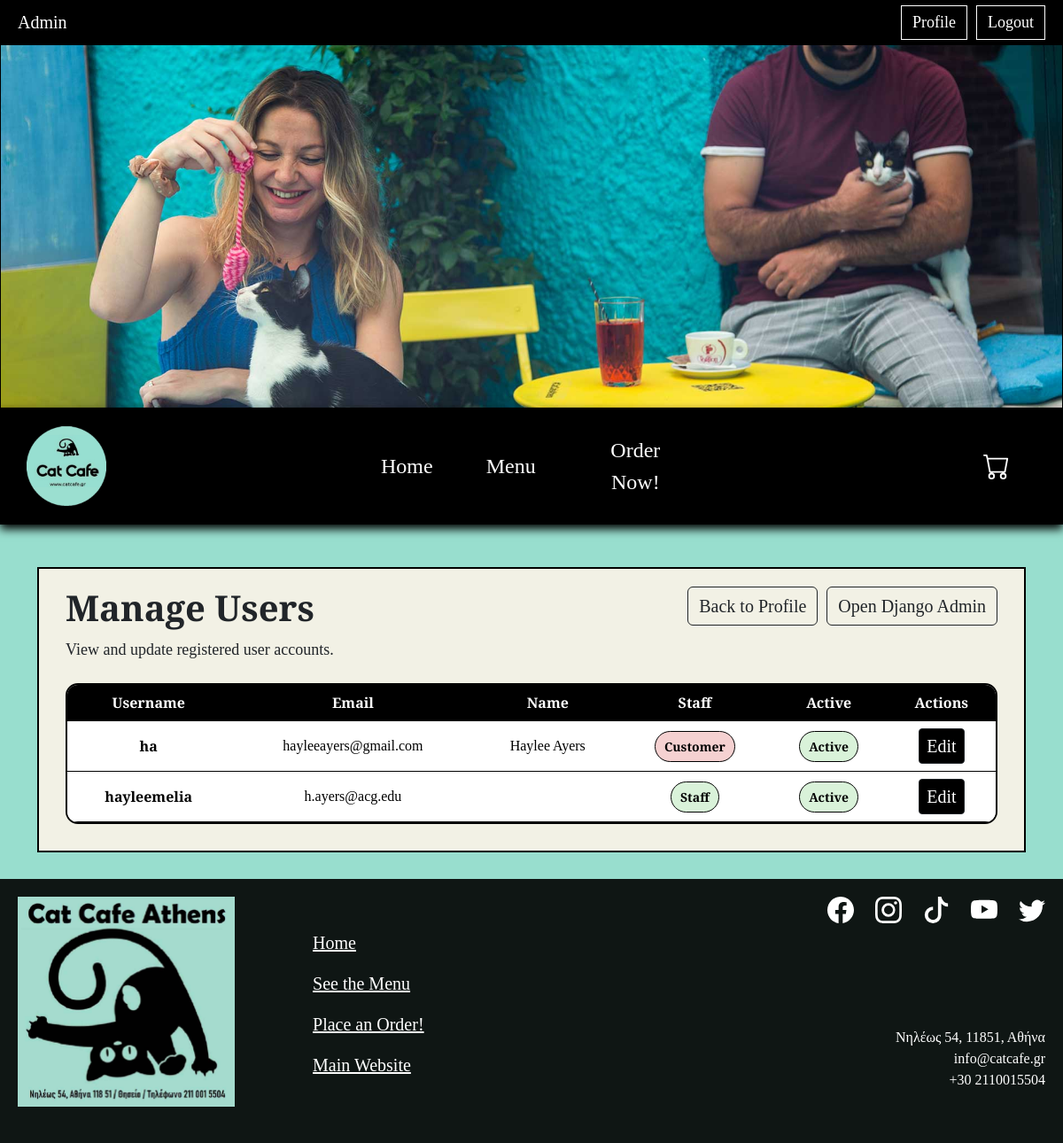
The page /accounts/admin/users/ (signed in) on the database as committed earlier.
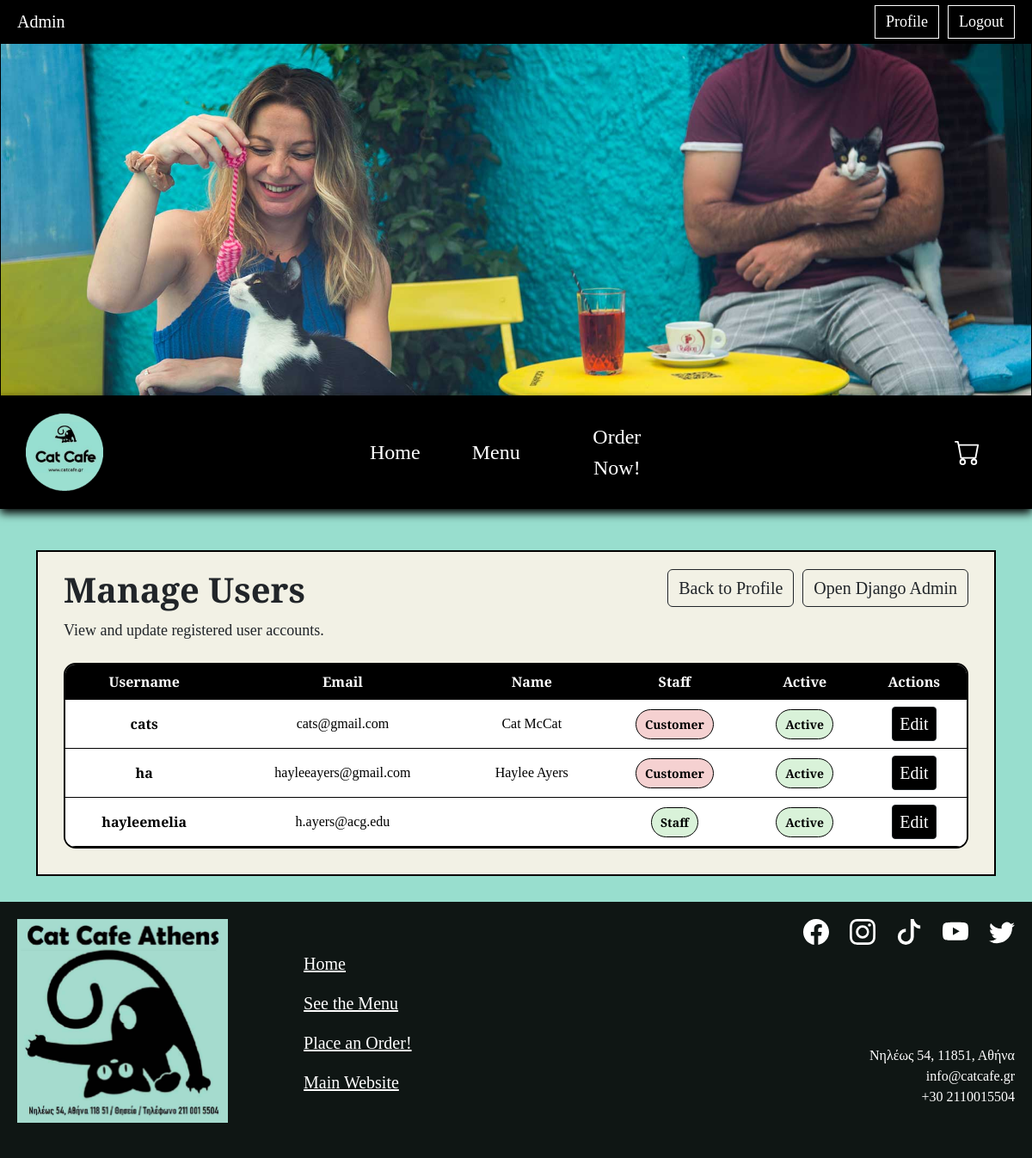
The same page on the database as committed later.
### accounts/models.py (models this page shows, shortened)
class User(AbstractUser):
    phone_number = models.CharField(max_length=15, blank=True)
    favorites = models.ManyToManyField('catalog.MenuItem', blank=True, related_name='favorited_by')

### accounts/views.py (the view)
# urls.py: path('admin/users/', manage_users, name='manage_users'),
@staff_member_required
def manage_users(request):
    users = User.objects.all().order_by('username')
    return render(request, 'accounts/admin/manage_users.html', {
        'users': users,
    })

### accounts/templates/accounts/admin/manage_users.html (shortened to what this page needs)
{% extends 'base.html' %}
{% load static %}
{% block extra_css %}
<link rel="stylesheet" href="{% static 'css/management.css' %}">
{% endblock %}
{% block content %}
<div class="container mt-5 management-page">
    <div class="beige-box management-box">
        <div class="management-header">
            <div class="management-title-group">
                <h1>Manage Users</h1>
                <p class="management-subtitle">View and update registered user accounts.</p>
            </div>
            <div class="management-actions">
                <a href="{% url 'accounts:profile' %}" class="btn btn-outline-dark">Back to Profile</a>
                <a href="/admin/" class="btn btn-outline-dark">Open Django Admin</a>
            </div>
        </div>
        <div class="table-responsive management-table-wrapper">
            <table class="table management-table align-middle">
                <thead>
                    <tr>
                        <th>Username</th>
                        <th>Email</th>
                        <th>Name</th>
                        <th>Staff</th>
                        <th>Active</th>
                        <th>Actions</th>
                    </tr>
                </thead>
                <tbody>
                    {% for account in users %}
                        <tr>
                            <td class="fw-bold">{{ account.username }}</td>
                            <td>{{ account.email }}</td>
                            <td>{{ account.first_name }} {{ account.last_name }}</td>
                            <td>
                                {% if account.is_staff %}
                                    <span class="status-badge available">Staff</span>
                                {% else %}
                                    <span class="status-badge unavailable">Customer</span>
                                {% endif %}
                            </td>
                            <td>
                                {% if account.is_active %}
                                    <span class="status-badge available">Active</span>
                                {% else %}
                                    <span class="status-badge unavailable">Inactive</span>
                                {% endif %}
                            </td>
                            <td>
                                <div class="table-action-buttons">
                                    <a href="{% url 'accounts:edit_user' account.pk %}" class="btn btn-dark btn-sm">
                                        Edit
                                    </a>
                                </div>
                            </td>
                        </tr>
                    {% empty %}
                        <tr>
                            <td colspan="6" class="text-center py-4">No users found.</td>
                        </tr>
                    {% endfor %}
                </tbody>
            </table>
        </div>
    </div>
</div>
{% endblock %}

### templates/base.html (shortened to what this page needs)
{% load static %}
<!DOCTYPE html>
<html lang="en">
<head>
    <link href="https://cdn.jsdelivr.net/npm/bootstrap@5.3.3/dist/css/bootstrap.min.css" rel="stylesheet">
    <link rel="stylesheet" href="{% static 'css/main.css' %}">
    {% block extra_css %}
    {% endblock %}
</head>
<body>
    {% include 'includes/topbar.html' %}
    {% include 'includes/navbar.html' %}
    {% block content %}
    {% endblock %}
    {% include 'includes/footer.html' %}
</body>
</html>

### templates/includes/topbar.html (shortened to what this page needs)
<div class="topbar">
    <div class="topbar-left">
        {% if user.is_authenticated %}
            {% if user.is_staff or user.is_superuser %}
                <span class="user-status">Admin</span>
            {% else %}
                <span class="user-status">Member</span>
            {% endif %}
        {% else %}
            <span class="user-status">Guest</span>
        {% endif %}
    </div>
    <div class="topbar-right">
        {% if user.is_authenticated %}
            <a href="{% url 'accounts:profile' %}" class="topbar-btn">Profile</a>
            <form action="{% url 'accounts:logout' %}" method="post" class="logout-form">
                <button type="submit" class="topbar-btn">Logout</button>
            </form>
        {% else %}
            <a href="{% url 'accounts:register' %}" class="topbar-btn">Register</a>
            <a href="{% url 'accounts:login' %}" class="topbar-btn">Login</a>
        {% endif %}
    </div>
</div>

### templates/includes/navbar.html (shortened to what this page needs)
{% load static %}
<div class="bg-img" role="img" aria-label="Decorative banner image of the Cat Cafe Athens"></div>
<nav class="nav-container" aria-label="Main Navigation">
    <div class="top-nav">
        <button
            class="nav-logo"
            id="nav-logo"
            type="button"
            aria-label="Toggle navigation menu"
            aria-controls="primary-navigation"
            aria-expanded="false">
            <img src="{% static 'images/catcafe-circlelogo.png' %}" alt="Cat Cafe Athens Logo">
        </button>
        <div class="nav-links" id="primary-navigation">
            <a href="{% url 'core:home' %}">Home</a>
            <a href="{% url 'catalog:menu_list' %}">Menu</a>
            <a href="{% url 'orders:order_now' %}">Order Now!</a>
        </div>
        <div class="nav-cart desktop-cart">
            <a href="{% url 'orders:cart_detail' %}" class="cart-btn" aria-label="Go to Shopping Cart">
            </a>
        </div>
    </div>
</nav>

### templates/includes/footer.html (shortened to what this page needs)
{% load static %}
<footer class="container-fluid footer" role="contentinfo" aria-label="Footer">
  <div class="row">
    <div class="col-3">
      <div class="footer-logo">
        <img class="img-fluid"
             src="{% static 'images/catcafe-footerlogo.jpg' %}"
             alt="Cat Cafe Athens footer logo">
      </div>
    </div>
    <div class="col-4">
      <nav class="footer-links" aria-label="Footer Navigation">
        <div class="row">
          <a href="{% url 'core:home' %}">Home</a>
        </div>
        <div class="row">
          <a href="{% url 'catalog:menu_list' %}">See the Menu</a>
        </div>
        <div class="row">
          <a href="{% url 'orders:order_now' %}">Place an Order!</a>
        </div>
        <div class="row">
          <a href="https://catcafe.gr" target="_blank">Main Website</a>
        </div>
      </nav>
    </div>
    <div class="col-5">
      <div class="social-icons" role="navigation" aria-label="Social Media Links">
          <div class="row">
        <div class="social-icons" role="navigation" aria-label="Social Media Links">
          <div class="row">
            <div class="col">
              <a href="https://web.facebook.com/profile.php?id=100085867666946" aria-label="Visit our Facebook page">
              </a>
            </div>
            <div class="col">
              <a href="https://www.instagram.com/catcafeathens/" aria-label="Visit our Instagram page">
              </a>
            </div>
            <div class="col">
              <a href="https://www.tiktok.com/@catcafeathens" aria-label="Visit our TikTok page">
                <svg xmlns="http://www.w3.org/2000/svg" fill="currentColor" class="bi bi-tiktok" viewBox="0 0 16 16" aria-hidden="true">
                  <path d="M9 0h1.98c.144.715.54 1.617 1.235 2.512C12.895 3.389 13.797 4 15 4v2c-1.753 0-3.07-.814-4-1.829V11a5 5 0 1 1-5-5v2a3 3 0 1 0 3 3z"></path>
                </svg>
              </a>
            </div>
            <div class="col">
              <a href="https://www.youtube.com/@CatcafeGR" aria-label="Visit our YouTube channel">
              </a>
            </div>
            <div class="col">
              <a href="https://twitter.com/Catcafegr" aria-label="Visit our Twitter page">
              </a>
            </div>
          </div>
        </div>
      </div>
      </div>
      <div class="footer-text" aria-label="Contact Information">
        <p>
          Νηλέως 54, 11851, Αθήνα
          <br>
          info@catcafe.gr
          <br>
          +30 2110015504
        </p>
      </div>
    </div>
  </div>
</footer>

### static/css/main.css (style rules this page uses)
body { margin: 0; background-color: #98DECE; font-family: "Bree Serif", serif; }
h1 { text-align: center; font-size: 40px; font-weight: bold; margin-top: 20px; margin-bottom: 10px; }
.beige-box { border: 2px solid black; background-color: #F2F1E5; padding: 0 30px; }
.btn { font-size: 20px; }
.btn-dark { background-color: black; }
.topbar { background-color: black; color: white; height: 50px; padding: 0 20px; display: flex; justify-content: space-between; align-items: center; font-size: 20px; }
.topbar-left, .topbar-right { display: flex; align-items: center; gap: 10px; }
.user-status { font-weight: 500; }
.topbar-btn { color: white; text-decoration: none; border: 1px solid white; background: none; padding: 5px 12px; font-size: 18px; transition: 0.2s ease-in-out; cursor: pointer; }
.logout-form { display: inline; margin: 0; }
.bg-img { background-image: url("/static/images/catcafebanner3.jpg"); border: black solid 1px; min-height: 450px; background-position: center; background-repeat: no-repeat; background-size: cover; position: relative; }
.nav-container { position: relative; z-index: 10; margin-top: -40px; width: 100%; }
.top-nav { display: grid; grid-template-columns: 1fr 1fr 1fr; align-items: center; width: 100%; background-color: black; box-shadow: black 0 5px 10px; }
.nav-logo { padding-left: 30px; background: none; border: none; cursor: pointer; justify-self: start; }
.nav-logo img { height: clamp(50px, 8vw, 90px); max-width: 100%; display: block; }
.nav-links { display: flex; justify-content: center; align-items: center; }
.top-nav a { color: white; text-align: center; padding: 30px 30px; text-decoration: none; font-size: clamp(16px, 2vw, 24px); }
.nav-cart { display: flex; justify-content: flex-end; align-items: center; padding-right: 30px; }
.cart-btn { color: white; text-decoration: none; padding: 30px 30px; font-size: clamp(16px, 2vw, 24px); display: flex; align-items: center; justify-content: center; }
.footer { background-color: rgba(0, 0, 0, 0.9); margin-top: 30px; padding: 20px; height: 100%; overflow-y: scroll; }
.footer-logo { max-height: 300px; width: 90%; }
.footer-logo img { height: 100%; width: 100%; }
.footer-text p { color: white; font-size: clamp(10px, 1.5vw, 16px); text-align: right; margin-top: 25%; }
.footer-links { padding: 10%; }
.footer-links a { color: white; font-size: clamp(14px, 2vw, 20px); text-align: left; text-decoration: underline; margin-bottom: 5%; }
.social-icons { display: flex; flex-wrap: wrap; justify-content: right; gap: 15px; }
.social-icons a { margin: 0; color: white; }
.social-icons svg { width: clamp(14px, 3vw, 30px); height: clamp(14px, 3vw, 30px); }

### static/css/management.css (style rules this page uses)
.management-box { border: 2px solid black; padding-bottom: 30px; }
.management-header { display: flex; justify-content: space-between; align-items: flex-start; gap: 20px; margin-bottom: 24px; }
.management-title-group { display: flex; flex-direction: column; }
.management-page .management-header h1 { display: block; width: auto; text-align: left; }
.management-subtitle { font-size: 18px; margin-bottom: 0; }
.management-actions { display: flex; gap: 10px; flex-wrap: wrap; justify-content: flex-end; margin-top: 20px; }
.management-table-wrapper { border: 2px solid black; border-radius: 14px; overflow: auto; background-color: #F2F1E5; }
.management-table { margin-bottom: 0; min-width: 850px; }
.management-table thead th { background-color: black; color: white; border-color: black; text-align: center; vertical-align: middle; }
.management-table tbody td { border-color: black; text-align: center; vertical-align: middle; }
.status-badge { display: inline-block; padding: 6px 10px; border-radius: 999px; font-size: 14px; font-weight: 600; border: 1px solid black; }
.status-badge.available { background-color: #d9f2d9; }
.status-badge.unavailable { background-color: #f5d1d1; }
.table-action-buttons { display: flex; justify-content: center; gap: 8px; }

Rows that differ between the two databases and show on the page:
added User: username "cats", email "cats@gmail.com", first_name "Cat", last_name "McCat", is_staff "Customer", is_active "Active"
